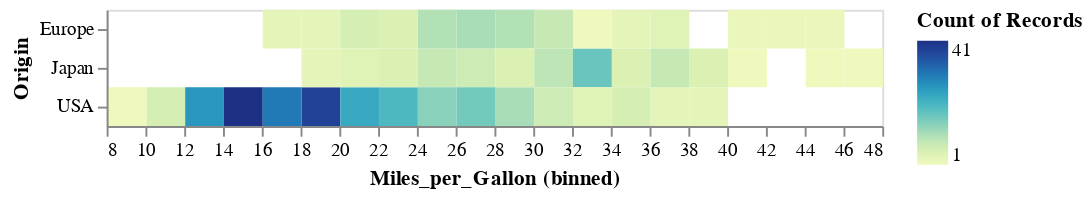

Notebook source saved alongside this figure:
### Markdown cell above
We see that well over half of US cars were in the "low mileage" category.

Changing the encoding again, let's map the color to the count instead:

### Code cell
alt.Chart(cars).mark_rect().encode(
    x=alt.X('Miles_per_Gallon', bin=alt.Bin(maxbins=20)),
    color='count()',
    y='Origin',
)

### Figure 1 — Vega-Lite specification as saved in the notebook (floating-point values rounded to 4 significant figures; data arrays with more than 128 entries replaced by an {"elided": "..."} marker saying what was removed)
{"config": {"view": {"continuousWidth": 400, "continuousHeight": 300}}, "data": {"name": "data-f02450ab61490a1363517a0190416235"}, "mark": "rect", "encoding": {"color": {"aggregate": "count", "type": "quantitative"}, "x": {"bin": {"maxbins": 20}, "field": "Miles_per_Gallon", "type": "quantitative"}, "y": {"field": "Origin", "type": "nominal"}}, "$schema": "https://vega.github.io/schema/vega-lite/v4.17.0.json", "datasets": {"data-f02450ab61490a1363517a0190416235": {"elided": "406 records"}}}
